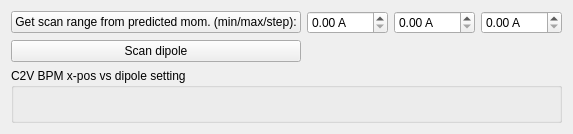
                 <widget class="QWidget" name="page_6">
                  <property name="geometry">
                   <rect>
                    <x>0</x>
                    <y>0</y>
                    <width>573</width>
                    <height>134</height>
                   </rect>
                  </property>
                  <attribute name="label">
                   <string>Scan dipole to find beam on C2V BPM</string>
                  </attribute>
                  <layout class="QGridLayout" name="gridLayout_14">
                   <item row="0" column="0">
                    <layout class="QGridLayout" name="gridLayout_12">
                     <item row="0" column="0">
                      <widget class="QPushButton" name="pushButton_roughGetCurrentRange">
                       <property name="text">
                        <string>Get scan range from predicted mom. (min/max/step):</string>
                       </property>
                       <property name="checked">
                        <bool>false</bool>
                       </property>
                      </widget>
                     </item>
                     <item row="0" column="1">
                      <widget class="QDoubleSpinBox" name="doubleSpinBox_roughIMin">
                       <property name="suffix">
                        <string> A</string>
                       </property>
                      </widget>
                     </item>
                     <item row="0" column="2">
                      <widget class="QDoubleSpinBox" name="doubleSpinBox_roughIMax">
                       <property name="suffix">
                        <string> A</string>
                       </property>
                      </widget>
                     </item>
                     <item row="0" column="3">
                      <widget class="QDoubleSpinBox" name="doubleSpinBox_roughIStep">
                       <property name="suffix">
                        <string> A</string>
                       </property>
                      </widget>
                     </item>
                     <item row="2" column="0" colspan="4">
                      <widget class="QGroupBox" name="groupBox_2">
                       <property name="title">
                        <string>C2V BPM x-pos vs dipole setting</string>
                       </property>
                       <layout class="QHBoxLayout" name="horizontalLayout_3"/>
                      </widget>
                     </item>
                     <item row="1" column="0">
                      <widget class="QPushButton" name="pushButton_roughCentreC2VCurrent">
                       <property name="text">
                        <string>Scan dipole</string>
                       </property>
                       <property name="checked">
                        <bool>false</bool>
                       </property>
                      </widget>
                     </item>
                     <item row="1" column="1" colspan="3">
                      <spacer name="horizontalSpacer">
                       <property name="orientation">
                        <enum>Qt::Horizontal</enum>
                       </property>
                       <property name="sizeHint" stdset="0">
                        <size>
                         <width>40</width>
                         <height>20</height>
                        </size>
                       </property>
                      </spacer>
                     </item>
                    </layout>
                   </item>
                  </layout>
                 </widget>
